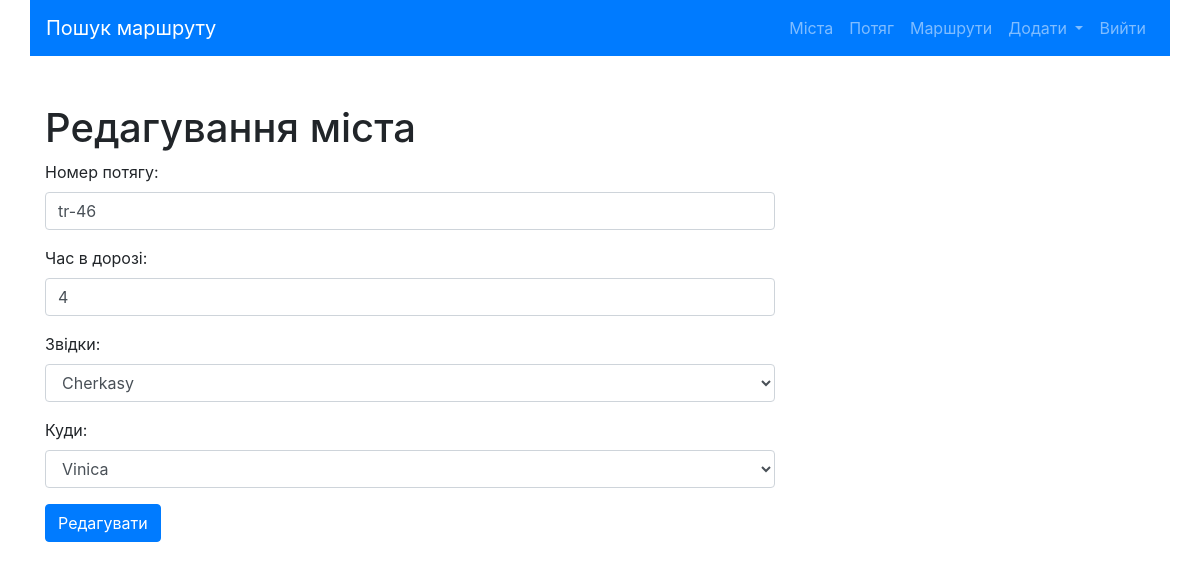
/trains/update/68/ (signed in), run on the app's committed database.
### trains/models.py (models this page shows, shortened)
class Train(models.Model):
    name = models.CharField(max_length=50, unique=True, verbose_name="Номер потягу")
    travel_time = models.PositiveSmallIntegerField(verbose_name='Час в дорозі')
    from_city = models.ForeignKey(City, on_delete=models.CASCADE,
                                  related_name='from_city_set',
                                  verbose_name='З якого міста'
                                  )
    to_city = models.ForeignKey('cities.City', on_delete=models.CASCADE,
                                  related_name='to_city_set',
                                  verbose_name='В яке місто'
                                  )
    class Meta:
        verbose_name = 'Потяг'
        verbose_name_plural = 'Поїзди'
        ordering = ['from_city']

### cities/models.py (models this page shows, shortened)
class City(models.Model):
    name = models.CharField(max_length=150, unique=True, verbose_name='Місто')
    def __str__(self):
        return self.name
    class Meta:
        verbose_name = 'Місто'
        verbose_name_plural = 'Міста'
        ordering = ['name']

### trains/views.py (the view)
# urls.py: path('update/<int:pk>/', TrainUpdateView.as_view(), name='update'),
class TrainUpdateView(CsrfExemptMixin, SuccessMessageMixin, LoginRequiredMixin, UpdateView):
    model = Train
    form_class = TrainForm
    template_name = 'trains/update.html'
    success_url = reverse_lazy('trains:home')
    success_message = "Потяг вдало відредаговано"

### trains/forms.py
class TrainForm(forms.ModelForm):
    name = forms.CharField(label='Номер потягу', widget=forms.TextInput(attrs={
        'class': 'form-control',
        'placeholder': 'Введіть номер потягу'
    }))
    travel_time = forms.IntegerField(label='Час в дорозі', widget=forms.NumberInput(attrs={
        'class': 'form-control',
        'placeholder': 'Введіть час в дорозі'
    }))
    from_city = forms.ModelChoiceField(label='Звідки', queryset=City.objects.all(),
                                       widget=forms.Select(attrs={'class': 'form-control'}
    ))
    to_city = forms.ModelChoiceField(label='Куди', queryset=City.objects.all(),
                                       widget=forms.Select(attrs={'class': 'form-control'}
    ))
    class Meta:
        model = Train
        fields = '__all__'

### trains/templates/trains/update.html (shortened to what this page needs)
{% extends 'base.html' %}
{% block content %}
<h1>Редагування міста</h1>
{% include 'form.html' with button='Редагувати' %}
{% endblock %}

### templates/form.html
<div class="row">
    <div class="col-md-8">
      <form action="{{action}}" method="post">{% csrf_token %}
    {{ form.as_p }}
   <button type="submit" class="btn btn-primary">{{ button }}</button>
</form>
    </div>
</div>

### data on the page
Train: name "tr-46", travel_time "4", from_city "Cherkasy", to_city "Vinica"

### other printed values
{{ button }} "Редагувати"
